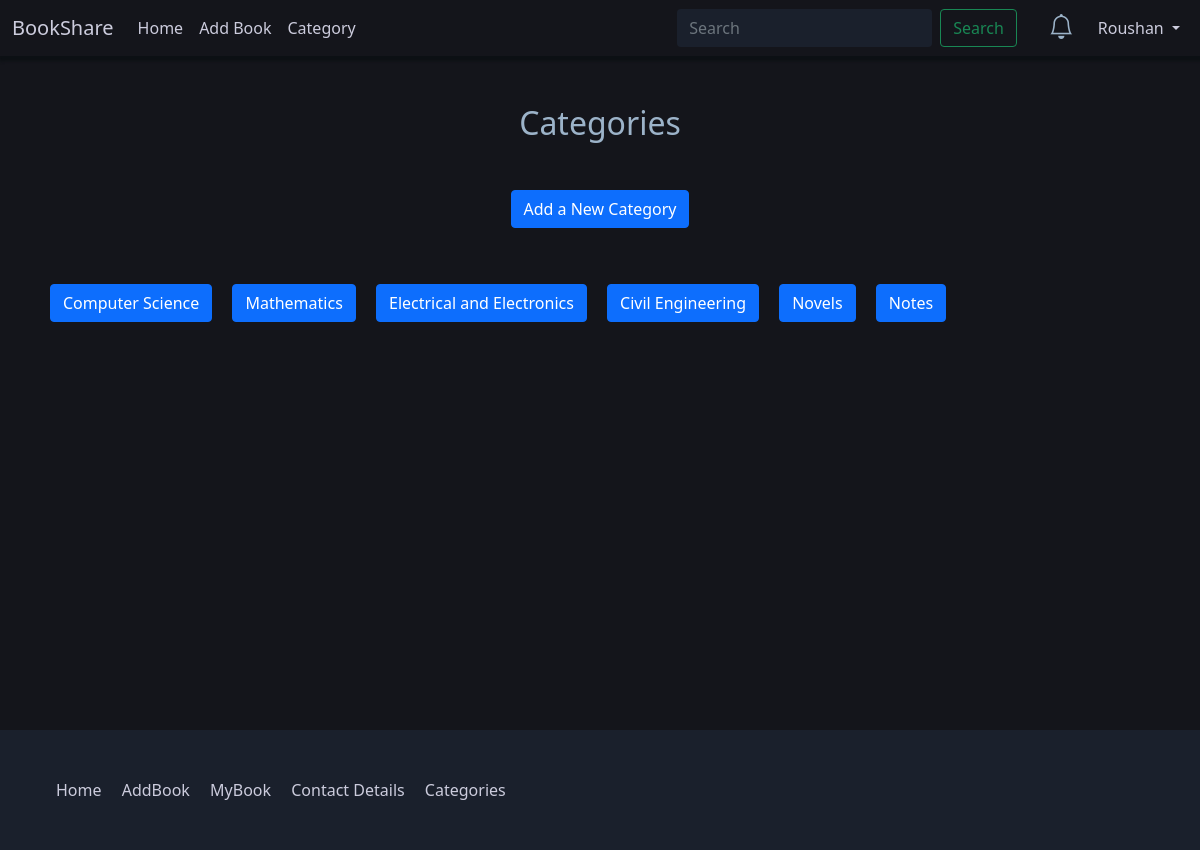
Screenshot of /category (signed in) with the database file from the repository.
### core/models.py (models this page shows, shortened)
class Categories(models.Model):
    title = models.CharField(max_length=100)
    desc = models.CharField(max_length=1000)
    parent = models.ForeignKey('self', blank=True, null=True, on_delete=models.CASCADE, related_name="child")

### core/views.py (the view)
# urls.py: path('category', view=views.categories, name="category"),
@login_required
def categories(reuqest):
    cats = Categories.objects.all()
    return render(reuqest, "category.html",{
        "categories": cats,
    })

### core/context_processors.py (called while the page is built)
def all_request(request):
    if request.user.is_authenticated:
        reqs = Book_request.objects.filter(reciever=request.user).filter(accepted=False)
        count = reqs.__len__()
        return {
            "all_request": reqs,
            "count": count,
        }
    else:
        return {}

### templates/category.html (shortened to what this page needs)
{% extends 'base.html' %}
{% block body %}
<div class="container">
    <h2 class="text-center my-5">Categories</h2>
    {% if categories is None %}
        <p class="text-center text-danger">
            There are no categories till Now
        </p>
        <div class="d-flex">
            <a class="btn btn-primary text-center mx-auto" href="/add_category">Add Your First Category</a>
        </div>
    {% else %}
        <div class="d-flex">
            <a class="btn btn-primary text-center mx-auto" href="/add_category">Add a New Category</a>
        </div>
        <div class="mt-5">
            {% for category in categories %}
                <a class="btn btn-primary m-2" href="/category/{{ category.id}}">{{ category.title }}</a>
            {% endfor %}
        </div>
    {% endif %}
</div>
{% endblock body %}

### templates/base.html (shortened to what this page needs)
{% load static %}
<!doctype html>
<html lang="en">
  <head>
    <link href="https://cdn.jsdelivr.net/npm/bootstrap@5.1.3/dist/css/bootstrap.min.css" rel="stylesheet">
    <link rel="stylesheet" href="https://cdn.jsdelivr.net/npm/bootstrap-icons@1.7.2/font/bootstrap-icons.css">
    <link rel="stylesheet" href="{% static 'css/style.css' %}">
  </head>
  <body>
    <nav class="navbar navbar-expand-lg navbar-dark bg-dark">
        <div class="container-fluid">
          <a class="navbar-brand" href="{% url 'index' %}">BookShare</a>
          <div class="collapse navbar-collapse" id="navbarSupportedContent">
            <ul class="navbar-nav me-auto mb-2 mb-lg-0">
              <li class="nav-item">
                <a class="nav-link active" aria-current="page" href="{% url 'index' %}">Home</a>
              </li>
              <li class="nav-item">
                <a class="nav-link" href="{% url 'add_book' %}">Add Book</a>
              </li>
              <li class="nav-item">
                <a class="nav-link" href="{% url 'category' %}">Category</a>
              </li>
            </ul>
            <form class="d-flex mx-3 search_form" action='/search' method="GET">
              <input class="form-control me-2" type="search" placeholder="Search" aria-label="Search" name="search_text">
              <button class="btn btn-outline-success" type="submit">Search</button>
            </form>
            {% if request.user.is_authenticated %}
            <ul class="navbar-nav mr-auto mb-2 mb-lg-0">
              <li class="nav-item">
                <div class="dropstart notification">
                  <div class="dropdown-toggle" id="dropdownMenuButton1" data-bs-toggle="dropdown" aria-expanded="false">
                    <p class="mx-3 my-0 text-primary bold noti_icon" style="font-size: 25px; cursor:pointer"><i class="bi bi-bell"></i>
                  </p>
                </div>
                </div>
              </li>
              <li class="nav-item dropdown">
                <a class="nav-link dropdown-toggle" href="#" id="navbarDropdown" role="button" data-bs-toggle="dropdown" aria-expanded="false">
                  {{ request.user.first_name  }}
                </a>
              </li>
            </ul>
            {% else %}
            <a class="btn btn-success" href="/signup">SignUp</a>
              <a class="mx-1 btn btn-success" href="/login">LogIn</a>
            {% endif %}
          </div>
        </div>
      </nav>
      {% block body %}{% endblock body %}
    <div class="footer mt-5 p-5">
      <div class="row">
        <div class="col-md-12 col-sm-12">
          <a href="/" class="f-link">Home</a>
          <a href="{% url 'add_book' %}" class="f-link">AddBook</a>
          <a href="/my_book" class="f-link">MyBook</a>
          <a href="/view_contact/{{ user.id }}" class="f-link">Contact Details</a>
          <a href="{% url 'category' %}" class="f-link">Categories</a>
        </div>
      </div>
    </div>
  </body>
</html>

### static/css/style.css (style rules this page uses)
:root { --primary-background: #14151b; --card-color: #14151b; --secondary-background: #1A202C; --tertiary-background: #1A202C; --primary-text: #9cb3c9; --secondary-text: #fff; --tertiary-text: #ddddff; --header-box-shadow: 2px 2px 3px 3px #0c1014; --link-color: #ccd; --sidebar-gradient: #012; --sidebar-head-text: #eee; --card-hover-box-shadow: 0px 0px 2px 1.5px rgba(12, 15, 11, 1); --card-box-shadow: 8px 14px 38px rgba(12, 15, 11, 1); }
body { background-color: var(--primary-background); color: var(--primary-text); }
.bg-dark { box-shadow: var(--header-box-shadow); background-color: var(--primary-background)!important; }
.navbar-dark .navbar-nav .nav-link { color: var(--link-color)!important; }
.text-primary { color: var(--primary-text)!important; }
a { color: var(--link-color)!important; }
input, .form-control { background-color: var(--tertiary-background)!important; border: none!important; color: var(--primary-text)!important; }
.footer { margin-top: 400px!important; background-color: var(--secondary-background)!important; }
.f-link { text-decoration: none; margin: 0 0.5rem; }
.btn-primary { color: white!important; }
.notification .dropdown-toggle::after { display: none!important; }
.notification .dropdown-toggle::before { display: none!important; }

### rows the page displays
Categories: title "Computer Science"
Categories: title "Mathematics"
Categories: title "Electrical and Electronics"
Categories: title "Civil Engineering"
Categories: title "Novels"
Categories: title "Notes"

### other values shown
{{ request.user.first_name }} "Roushan"
